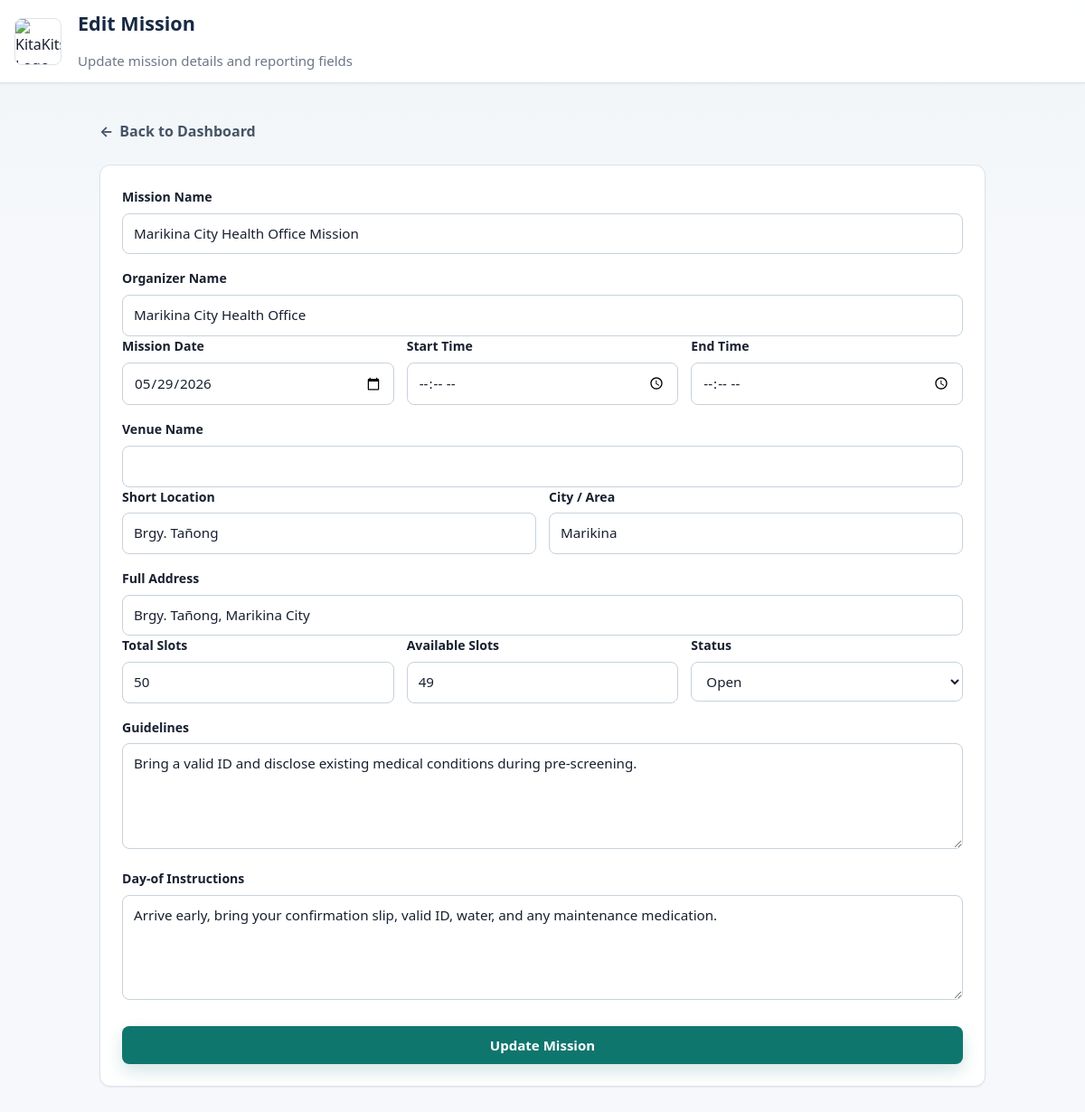
The page /admin/edit_mission.php?id=3 (signed in) on the database its author committed.
### tables this page shows
CREATE TABLE `missions` (
  `mission_id` int(11) NOT NULL AUTO_INCREMENT,
  `mission_name` varchar(150) NOT NULL,
  `organizer_name` varchar(100) NOT NULL,
  `mission_date` date NOT NULL,
  `start_time` time DEFAULT NULL,
  `end_time` time DEFAULT NULL,
  `venue_name` varchar(150) DEFAULT NULL,
  `location` varchar(255) NOT NULL COMMENT 'Backward-compatible area/location field used by the original site',
  `city_area` varchar(100) NOT NULL,
  `full_address` varchar(255) NOT NULL,
  `total_slots` int(5) NOT NULL DEFAULT 0,
  `available_slots` int(5) NOT NULL DEFAULT 0,
  `mission_status` enum('draft','open','closed','completed','cancelled') NOT NULL DEFAULT 'open',
  `guidelines` text DEFAULT NULL,
  `day_of_instructions` text DEFAULT NULL,
  `created_by` int(11) DEFAULT NULL,
  `created_at` timestamp NOT NULL DEFAULT current_timestamp(),
  `updated_at` timestamp NOT NULL DEFAULT current_timestamp() ON UPDATE current_timestamp(),
  PRIMARY KEY (`mission_id`),
  KEY `idx_missions_date` (`mission_date`),
  KEY `idx_missions_filters` (`mission_status`, `city_area`, `mission_date`, `available_slots`),
  KEY `idx_missions_created_by` (`created_by`),
  FULLTEXT KEY `ft_missions_search` (`mission_name`, `organizer_name`, `location`, `city_area`, `full_address`),
  CONSTRAINT `fk_missions_created_by` FOREIGN KEY (`created_by`) REFERENCES `users` (`user_id`) ON DELETE SET NULL ON UPDATE CASCADE,
  CONSTRAINT `chk_missions_slots` CHECK (`total_slots` >= 0 AND `available_slots` >= 0 AND `available_slots` <= `total_slots`)
);

### public/admin/edit_mission.php (the view, shortened to what this page needs)
<?php
require_once(__DIR__ . '/../../app/config/db.php');
$mission = null;
$mission_id = isset($_GET['id']) ? (int)$_GET['id'] : 0;
if ($mission_id > 0) {
    $sql = "SELECT * FROM missions WHERE mission_id = :id";
    $stmt = $conn->prepare($sql);
    $stmt->execute([':id' => $mission_id]);
    $mission = $stmt->fetch(PDO::FETCH_ASSOC);
} else {
    $error = 'Invalid mission ID provided.';
}
function mission_value($mission, $field)
{
    return htmlspecialchars($_POST[$field] ?? ($mission[$field] ?? ''));
}
?>
<!DOCTYPE html>
<html lang="en">
<head>
    <link rel="stylesheet" href="../assets/css/style.css">
</head>
<body>
    <header>
        <div class="container">
            <div class="header-logo">
                <img src="../assets/images/logo.png" alt="KitaKits Logo">
            </div>
            <div class="header-content">
                <h1>Edit Mission</h1>
                <p>Update mission details and reporting fields</p>
            </div>
        </div>
    </header>
    <main class="container admin-workspace form-workspace">
        <a href="admin_dashboard.php" class="btn-back">
            <span>&larr; </span>
            Back to Dashboard
        </a>
        <?php if ($mission): ?>
            <form method="POST" action="" class="wide-form">
                <label for="mission_name">Mission Name</label>
                <input type="text" id="mission_name" name="mission_name" value="<?php echo mission_value($mission, 'mission_name'); ?>" maxlength="150" required>
                <label for="organizer_name">Organizer Name</label>
                <input type="text" id="organizer_name" name="organizer_name" value="<?php echo mission_value($mission, 'organizer_name'); ?>" maxlength="100" required>
                <div class="form-grid form-grid-3">
                    <div>
                        <label for="mission_date">Mission Date</label>
                        <input type="date" id="mission_date" name="mission_date" value="<?php echo mission_value($mission, 'mission_date'); ?>" required>
                    </div>
                    <div>
                        <label for="start_time">Start Time</label>
                        <input type="time" id="start_time" name="start_time" value="<?php echo mission_value($mission, 'start_time'); ?>">
                    </div>
                    <div>
                        <label for="end_time">End Time</label>
                        <input type="time" id="end_time" name="end_time" value="<?php echo mission_value($mission, 'end_time'); ?>">
                    </div>
                </div>
                <label for="venue_name">Venue Name</label>
                <input type="text" id="venue_name" name="venue_name" value="<?php echo mission_value($mission, 'venue_name'); ?>" maxlength="150">
                <div class="form-grid">
                    <div>
                        <label for="location">Short Location</label>
                        <input type="text" id="location" name="location" value="<?php echo mission_value($mission, 'location'); ?>" maxlength="255" required>
                    </div>
                    <div>
                        <label for="city_area">City / Area</label>
                        <input type="text" id="city_area" name="city_area" value="<?php echo mission_value($mission, 'city_area'); ?>" maxlength="100" required>
                    </div>
                </div>
                <label for="full_address">Full Address</label>
                <input type="text" id="full_address" name="full_address" value="<?php echo mission_value($mission, 'full_address'); ?>" maxlength="255" required>
                <div class="form-grid form-grid-3">
                    <div>
                        <label for="total_slots">Total Slots</label>
                        <input type="number" id="total_slots" name="total_slots" value="<?php echo mission_value($mission, 'total_slots'); ?>" min="0" required>
                    </div>
                    <div>
                        <label for="available_slots">Available Slots</label>
                        <input type="number" id="available_slots" name="available_slots" value="<?php echo mission_value($mission, 'available_slots'); ?>" min="0" required>
                    </div>
                    <div>
                        <label for="mission_status">Status</label>
                        <select id="mission_status" name="mission_status">
                            <?php $selected_status = $_POST['mission_status'] ?? $mission['mission_status']; ?>
                            <?php foreach (['draft', 'open', 'closed', 'completed', 'cancelled'] as $status): ?>
                                <option value="<?php echo $status; ?>" <?php echo $selected_status === $status ? 'selected' : ''; ?>><?php echo ucfirst($status); ?></option>
                            <?php endforeach; ?>
                        </select>
                    </div>
                </div>
                <label for="guidelines">Guidelines</label>
                <textarea id="guidelines" name="guidelines" rows="4"><?php echo mission_value($mission, 'guidelines'); ?></textarea>
                <label for="day_of_instructions">Day-of Instructions</label>
                <textarea id="day_of_instructions" name="day_of_instructions" rows="4"><?php echo mission_value($mission, 'day_of_instructions'); ?></textarea>
                <button type="submit" name="submit">Update Mission</button>
            </form>
        <?php endif; ?>
    </main>
</body>
</html>

### public/assets/css/style.css (style rules this page uses)
:root { --bg: #f6f8fb; --surface: #ffffff; --surface-soft: #eef4f7; --surface-muted: #f9fbfc; --ink: #18202f; --ink-soft: #465466; --ink-muted: #6b7788; --line: #dbe3ea; --line-strong: #c6d2dc; --primary: #0f766e; --primary-dark: #115e59; --primary-soft: #d9f2ef; --navy: #1f3a5f; --navy-dark: #172943; --accent: #d97706; --accent-soft: #fff4d8; --danger: #b42318; --danger-soft: #fde8e5; --success: #087443; --success-soft: #ddf8e9; --warning: #9a6200; --warning-soft: #fff3cd; --info: #1d4ed8; --info-soft: #e5efff; --shadow-sm: 0 1px 2px rgba(24, 32, 47, 0.06); --shadow-md: 0 12px 28px rgba(31, 58, 95, 0.1); --radius-sm: 6px; --radius-md: 8px; --radius-lg: 12px; --focus: 0 0 0 4px rgba(15, 118, 110, 0.18); }
* { box-sizing: border-box; margin: 0; padding: 0; }
html { min-width: 320px; scroll-behavior: smooth; }
body { min-height: 100vh; background: linear-gradient(180deg, rgba(238, 244, 247, 0.82), rgba(246, 248, 251, 0) 260px), var(--bg); color: var(--ink); font-family: "Segoe UI", -apple-system, BlinkMacSystemFont, "Helvetica Neue", Arial, sans-serif; font-size: 16px; line-height: 1.55; }
a { color: var(--primary); }
img { max-width: 100%; }
.container { width: min(1180px, calc(100% - 32px)); margin: 0 auto; padding: 28px 0; }
header { position: sticky; top: 0; z-index: 100; background: rgba(255, 255, 255, 0.94); border-bottom: 1px solid var(--line); box-shadow: var(--shadow-sm); backdrop-filter: blur(12px); }
header .container { display: flex; align-items: center; gap: 18px; padding: 14px 0; }
.header-logo { width: 52px; height: 52px; flex: 0 0 auto; border: 1px solid var(--line); border-radius: var(--radius-md); overflow: hidden; background: var(--surface); }
.header-logo img { width: 100%; height: 100%; object-fit: cover; }
.header-content { min-width: 0; }
.header-content h1 { color: var(--navy-dark); font-size: 1.35rem; font-weight: 750; line-height: 1.15; }
.header-content p { color: var(--ink-muted); font-size: 0.94rem; line-height: 1.35; margin-top: 4px; }
main.container { padding-top: 34px; padding-bottom: 48px; }
.admin-workspace { width: min(1320px, calc(100% - 32px)); }
.form-workspace { width: min(980px, calc(100% - 32px)); }
h1, h2, h3, h4 { color: var(--navy-dark); line-height: 1.25; }
h1 { font-size: 2rem; margin-bottom: 18px; }
p { color: var(--ink-soft); }
.btn-primary, .btn-secondary, .btn-book, .btn-admin, .btn-search, .btn-edit, .btn-delete, button[type="submit"] { display: inline-flex; align-items: center; justify-content: center; gap: 8px; min-height: 42px; padding: 10px 16px; border-radius: var(--radius-md); border: 1px solid transparent; font: inherit; font-size: 0.94rem; font-weight: 700; line-height: 1.2; text-decoration: none; cursor: pointer; transition: background 0.16s ease, border-color 0.16s ease, color 0.16s ease, box-shadow 0.16s ease, transform 0.16s ease; }
.btn-primary, .btn-book, .btn-admin, .btn-search, button[type="submit"] { background: var(--primary); color: #fff; box-shadow: 0 8px 18px rgba(15, 118, 110, 0.18); }
.btn-back { display: inline-flex; align-items: center; gap: 7px; min-height: 38px; margin-bottom: 18px; color: var(--ink-soft); text-decoration: none; font-weight: 700; }
form { max-width: 720px; background: var(--surface); border: 1px solid var(--line); border-radius: var(--radius-lg); box-shadow: var(--shadow-sm); padding: 24px; }
.wide-form, .auth-form, .intake-form, .content-editor { max-width: 100%; }
label, legend { display: block; color: var(--ink); font-size: 0.88rem; font-weight: 750; margin: 16px 0 7px; }
label:first-of-type { margin-top: 0; }
input[type="text"], input[type="date"], input[type="number"], input[type="email"], input[type="password"], input[type="search"], input[type="time"], select, textarea { width: 100%; min-height: 42px; padding: 10px 12px; color: var(--ink); background: var(--surface); border: 1px solid var(--line-strong); border-radius: var(--radius-md); font: inherit; font-size: 0.95rem; transition: border-color 0.16s ease, box-shadow 0.16s ease, background 0.16s ease; }
textarea { min-height: 110px; resize: vertical; }
input::placeholder, textarea::placeholder { color: #97a3b2; }
button[type="submit"] { width: 100%; margin-top: 22px; }
.form-grid { display: grid; grid-template-columns: repeat(2, minmax(0, 1fr)); gap: 14px; }
.form-grid-3 { grid-template-columns: repeat(3, minmax(0, 1fr)); }

### rows shown on the page
missions: mission_name "Marikina City Health Office Mission", organizer_name "Marikina City Health Office", mission_date "05/29/2026", location "Brgy. Tañong", city_area "Marikina", full_address "Brgy. Tañong, Marikina City", total_slots "50", available_slots "49", mission_status "Open", guidelines "Bring a valid ID and disclose existing medical conditions during pre-screening.", day_of_instructions "Arrive early, bring your confirmation slip, valid ID, water, and any maintenance medication."
